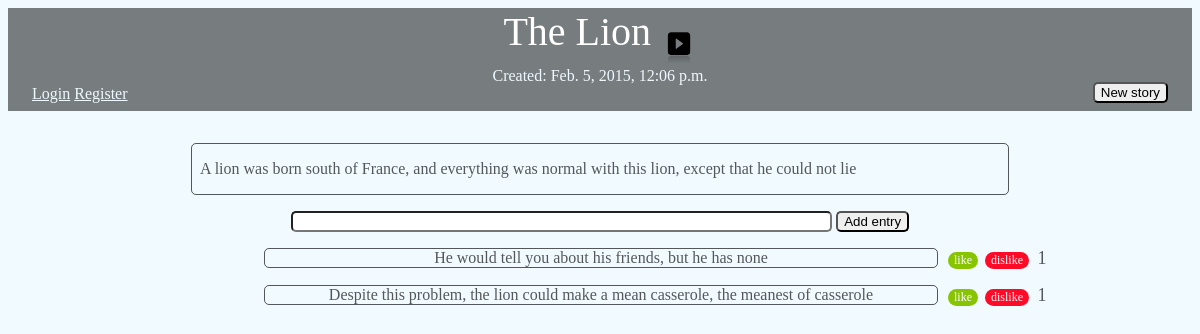
The page /1 on the database its author committed.
### blogapp/models.py (models this page shows, shortened)
class Story(models.Model):
    title = models.CharField(max_length=140)
    body = models.TextField()
    date = models.DateTimeField()
    active = models.BooleanField(default=True)

class Submission(models.Model):
    story = models.ForeignKey(Story)
    text = models.CharField(max_length=140)
    votes = models.IntegerField(default=0)
    date = models.DateTimeField()
    author = models.ForeignKey(User, related_name='author')
    voted_on = models.ManyToManyField(User, related_name='voter')

### blogapp/views.py (the view)
# urls.py: url(r'^(?P<page>\d+)$', views.main, name='main'),
def main(request, page):
    stories = Story.objects.all().order_by('-date')
    submissions = Submission.objects.all().order_by('-votes')
    paginator = Paginator(stories, 1)
    try:
        stories = paginator.page(page)
    except (InvalidPage, EmptyPage):
        stories = paginator.page(paginator.num_pages)
    return render(request, 'blogapp/main.html', dict(stories=stories, submissions=submissions))

### blogapp/templates/blogapp/main.html (shortened to what this page needs)
{% load staticfiles %}
<!DOCTYPE html>
<html>
<head lang="en">
    <link rel="stylesheet" type="text/css" href="{% static 'blogapp/style.css' %}" />
</head>
<body>
    <header>
        {% for story in stories %}
            <div class="title_and_arrows">
                <span class= "title_text"> {{ story.title }} </span>
                {% if stories.object_list and stories.paginator.num_pages > 1 %}
                    {% if stories.has_next %}
                        <span class= "older_entries">
                            <a href="{{ stories.next_page_number }}"><img src="{% static 'blogapp/expand_arrow_alt.png' %}"></a>
                        </span>
                    {% endif %}
                {% endif %}
            </div>
        <div class="time"> Created: {{ story.date }}</div>
        {% if user.is_authenticated %}
            <span class="user">
                Welcome {{ user.get_username }}!
            </span>
             <span class="logout">
                 <a style="color:aliceblue;" href="{% url 'logout' %}">logout</a>
             </span>
        {% else %}
              <span class="login">
                <a style="color:aliceblue;" href="{% url 'login' %}">Login</a>
              </span>
              <span class="register">
                <a style="color:aliceblue;" href="{% url 'register' %}">Register</a>
              </span>
        {% endif %}
        <span>
            <form id="new_story" action="{% url 'new_story' %}" method="post">
                <input type="submit" value="New story">
            </form>
        </span>
    </header>
    <div class="body">{{ story.body|linebreaks }}</div>
    <div class="text_box">
        <form action='{{ stories.number }}/submission/'  method='post'>
            <input type= "text" style="width:40em;" name="submission">
            <input type="submit"  name="submission_button" value="Add entry">
        </form>
    </div>
    <div class= "submissions">
        {% for submission in submissions %}
            {% ifequal submission.story.pk story.pk %}
                <div class= "submission_box">
                <div class= "submission_box2">
                    <div class= "text"> {{submission.text}}</div>
                </div>
                </div>
                <div class= "likedislike">
                <form action="{{ stories.number }}/submission/{{ submission.pk }}/like/" style="display:inline-block;" method="post">
                    <input id="like" class="like" type="submit" value="like">
                </form>
                <form action="{{ stories.number }}/submission/{{ submission.pk }}/dislike/" style="display:inline-block;" method="post">
                    <input id="dislike" class="dislike" type="submit" value="dislike"/>
                 <div class="votes">{{ submission.votes }}</div>
                 </div>
            {% endifequal %}
        {% endfor %}
    </div>
    {% endfor %}
</body>
</html>

### blogapp/static/blogapp/style.css (style rules this page uses)
html, body { max-width: 100%; overflow-x: hidden; background: #F0FAFF; color: rgba(0, 0, 0, 0.65); border-color: rgba(0, 0, 0, 0.3); font-family: Garamond,serif; font-size: 16px; }
div { border-radius: 5px; }
input { -moz-border-radius: 5px; -webkit-border-radius: 5px; border-radius: 5px; -khtml-border-radius: 5px; }
header, .full-width { width: 100%; background: rgba(0, 0, 0, 0.5); padding-bottom: 0.5em; }
.login { display: inline; margin-left: 1.5em; }
#new_story { display: inline; float: right; margin-right: 1.5em; margin-top: -3px; }
.title_and_arrows { margin: 0 auto; text-align: center; }
.title_text { font-size: 40px; margin-top: 50px; color: white; text-align: center; }
.time { padding-top: 20px; text-align: center; color: aliceblue; display: inline-block; }
img { height: 3%; width: 3%; margin-bottom: -20px; }
.time { margin-top: -.5em; margin-left: auto; margin-right: auto; text-align: center; display: block; }
.body { margin: 0 auto; width: 50em; padding-left: .5em; padding-right: .5em; text-align: left; border: solid; border-width: 1px; margin-top: 2em; margin-bottom: 1em; }
.submission_box { position: relative; border: solid; border-width: 1px; width: 40em; margin-left: 50%; word-wrap: break-word; padding-left: 1em; padding-right: 1em; margin-top: 1em; display:inline-block; left: -21em; }
.text { text-align: center; }
.votes { font-size: 18px; font-family: Garamond,serif; display:inline-block; border-width: 1px; padding-left: .25em; padding-right: .25em; margin-right: .25em; width: 1em; }
.likedislike { margin-left: 50%; margin-top: -1.25em; }
.like { margin-top: -2em; margin-left: 29em; font-size:12px; font-family:Garamond, serif; font-weight:normal; border-radius:16px; border:0px solid #68aa07; background-color:#89c403; color:#ffffff; display:inline-block; }
.dislike { font-size:12px; font-family:Garamond, serif; font-weight:normal; border-radius:16px; border:0px solid #f04030; background-color: #ff0a27; color:#ffffff; display:inline-block; margin-left: .25em; }
.text_box { margin: 0 auto; text-align: center; }

### rows shown on the page
Story: title "The Lion", date "Feb. 5, 2015, 12:06 p.m.", body "A lion was born south of France, and everything was normal with this lion, except that he could not lie"
Submission: text "He would tell you about his friends, but he has none", votes "1"
Submission: text "Despite this problem, the lion could make a mean casserole, the meanest of casserole", votes "1"
